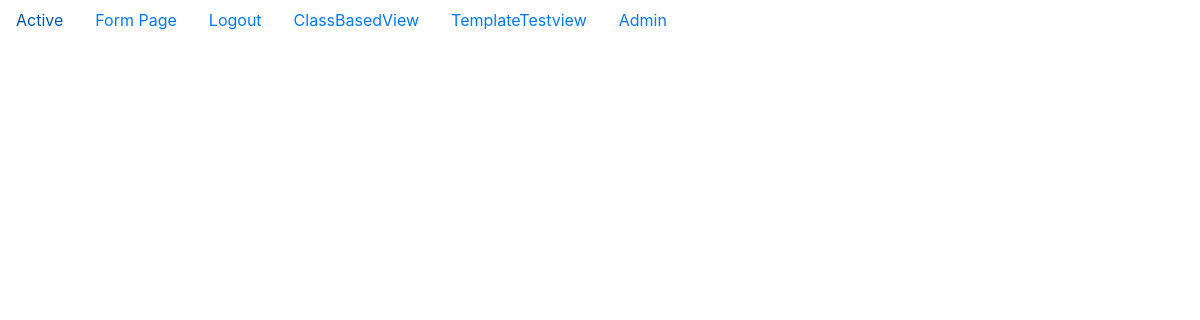
The app's page /second_app/school_list_view/ (signed in), older data.
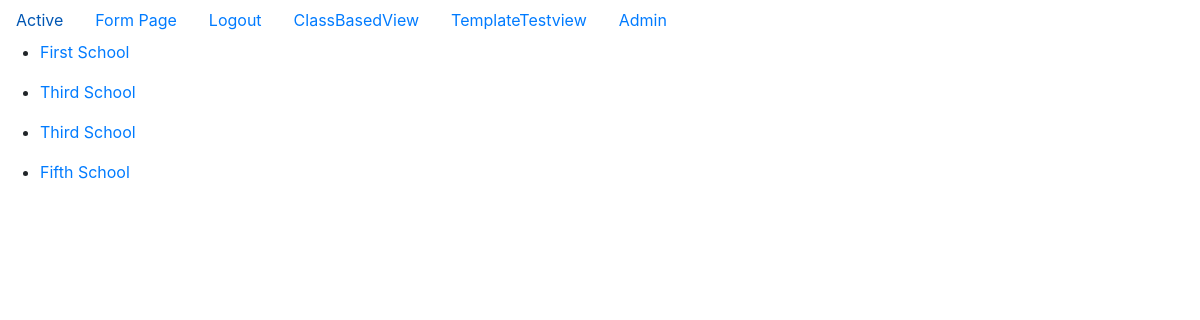
The same page, newer data.
### second_app/models.py (models this page shows, shortened)
class School(models.Model):
    name = models.CharField(max_length = 264)
    principal = models.CharField(max_length = 264)
    location = models.CharField(max_length = 264)

### second_app/views.py (the view)
class SchoolListView(ListView):
        model = School
        template_name = 'second_app/school_list_page.html'

### templates/second_app/school_list_page.html
{% extends 'second_app/base.html'%}
{% block body_block%}
    {% for school in school_list %}
        <ul>
            <li><a href = "{% url 'second_app:school_detail_view' pk=school.id%}">{{school.name}}</a></li>
        </ul>
    {% endfor%}
{% endblock%}

### templates/second_app/base.html (shortened to what this page needs)
<!DOCTYPE html>
{% load staticfiles %}
<html>
<head>
    <link rel="stylesheet" href='{% static "css/form_style.css" %}'>
    <link rel="stylesheet" href="https://maxcdn.bootstrapcdn.com/bootstrap/4.0.0/css/bootstrap.min.css">
</head>
<body>
    <ul class="nav">
        <li class="nav-item">
            <a class="nav-link active" href="#">Active</a>
        </li>
        <li class="nav-item">
            <a class="nav-link" href="{% url 'second_app:registration_view'%}">Form Page</a>
        </li>
        {% if user.is_authenticated %}
            <li class="nav-item">
                <a class="nav-link" href="{% url 'second_app:user_logout' %}">Logout</a>
            </li>
            <li class="nav-item">
                <a class="nav-link" href="{% url 'second_app:cbview' %}">ClassBasedView</a>
            </li>
            <li class="nav-item">
                <a class="nav-link" href="{% url 'second_app:template_view' %}">TemplateTestview</a>
            </li>
        {%else%}
            <li class="nav-item">
                <a class="nav-link" href="{% url 'user_login' %}">Login</a>
            </li>
        {%endif%}
        <li class="nav-item">
            <a class="nav-link" href="{% url 'admin:index'%}">Admin</a>
        </li>
    </ul>
    {% block body_block %}
    {% endblock%}
</body>
</html>

Row changes from the older to the newer data that the page shows:
added School: name "First School"
added School: name "Third School"
added School: name "Third School"
added School: name "Fifth School"
